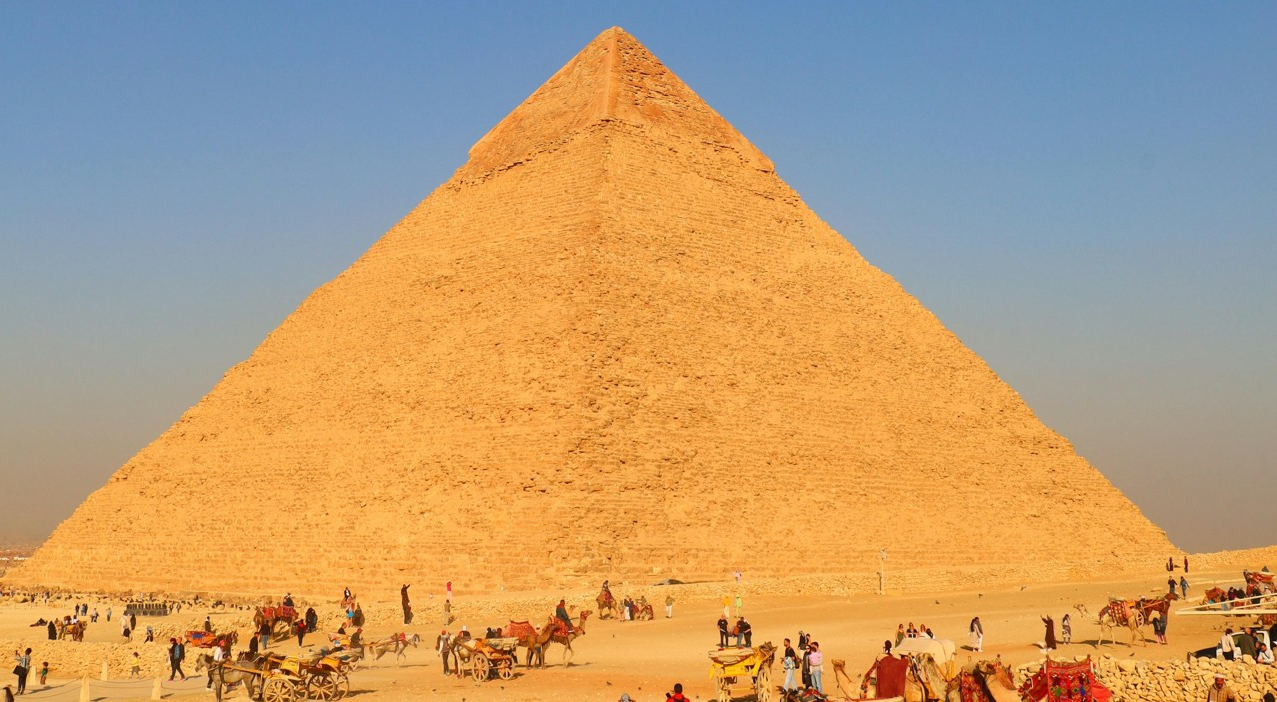
#> input picture Computer Vision CV/Day_2/Day_2_Task_1/output/flip_horizontal.png, 1277 x 702 px
$ python Day_2_Task_1.py output/flip_horizontal.png
#> lines starting #> are read from the running program, lines starting #| are printed output that depends on the picture
import cv2
from sys import argv, exit
from PIL import Image
import os
import numpy as np

def main():
    argc = len(argv)
    if argc!=2:
        print(f"Usage: python3 {argv[0]} filepath")
        exit()

    img = cv2.imread(argv[1])
#> img is the input picture: shape (702, 1277, 3); mean B, G, R 117.5, 156.7, 187.9
    height, width = img.shape[:2]
#> height = 702; width = 1277

    os.makedirs("output",exist_ok=True)

    flip1img = cv2.flip(img,1)
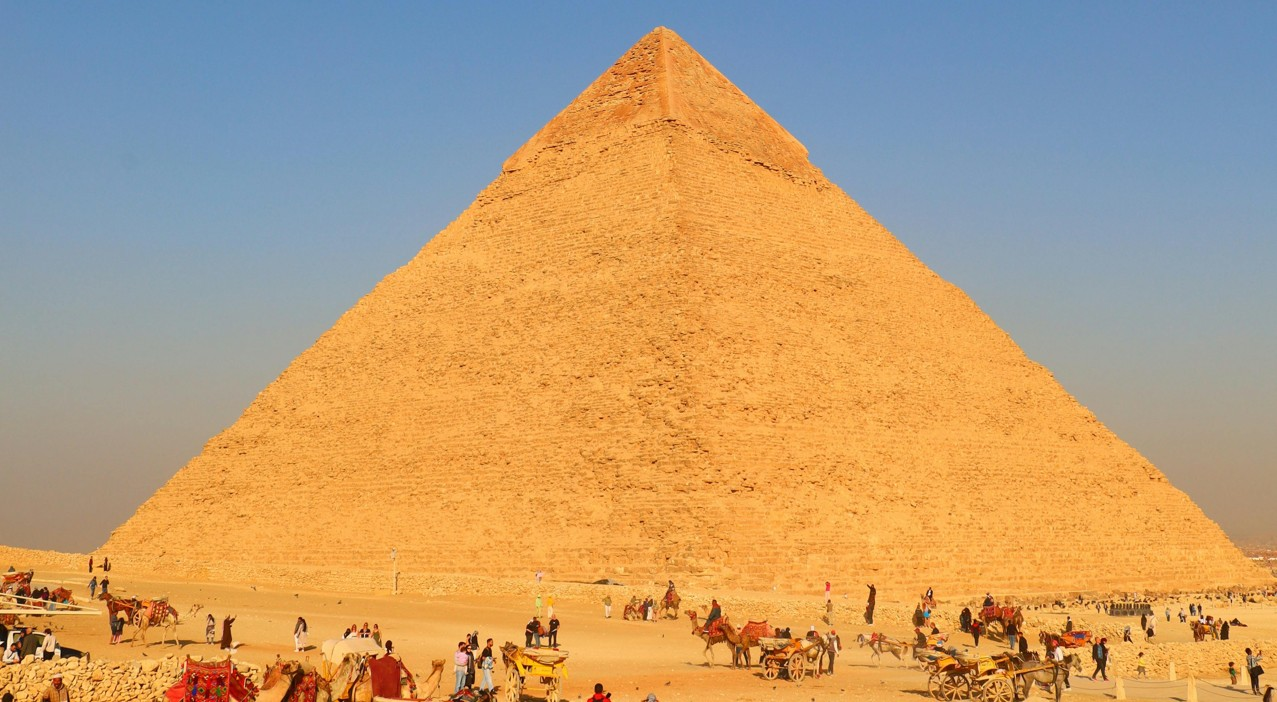
#> flip1img: shape (702, 1277, 3); mean B, G, R 117.5, 156.7, 187.9
    save(flip1img,"flip_horizontal.png")

    flip0img = cv2.flip(img,0)
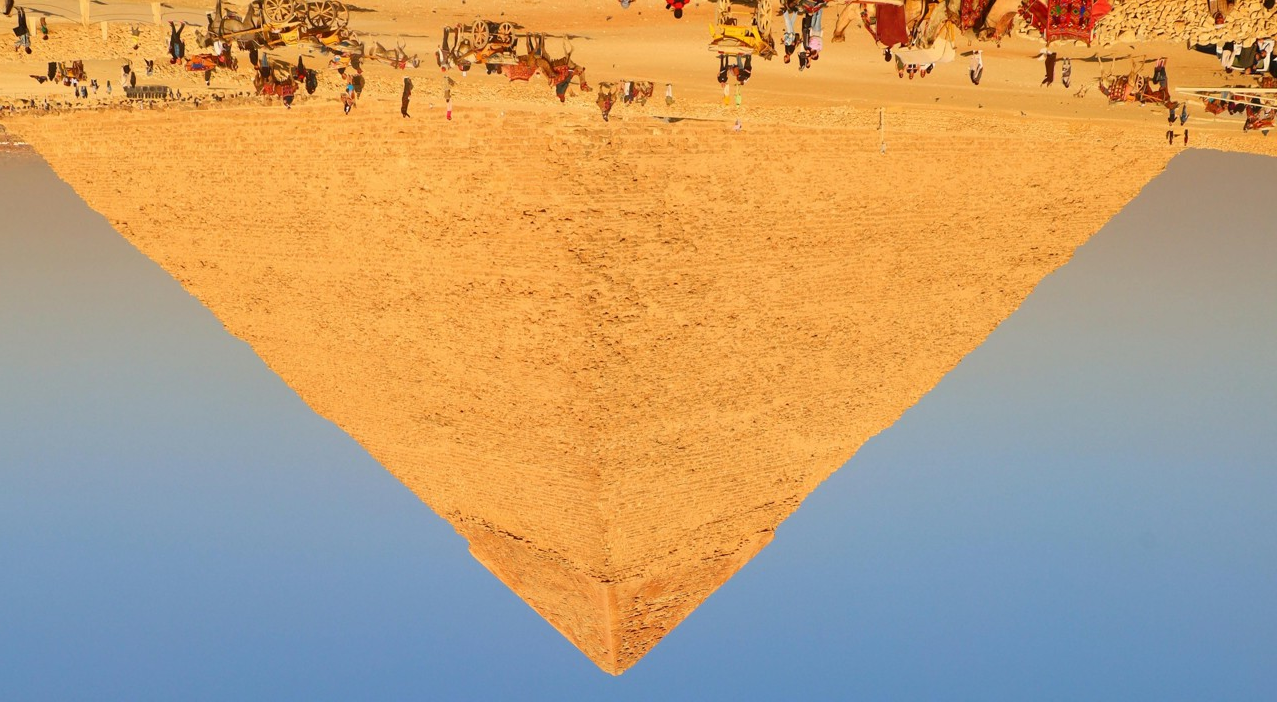
#> flip0img: shape (702, 1277, 3); mean B, G, R 117.5, 156.7, 187.9
    save(flip0img,"flip_vertical.png")

    center = (width//2,height//2)
#> center = (638, 351)
    angle = 45
    scale = 1
    rotation_matrix = cv2.getRotationMatrix2D(center,angle,scale)
    rotated = cv2.warpAffine(img,rotation_matrix,(width,height))
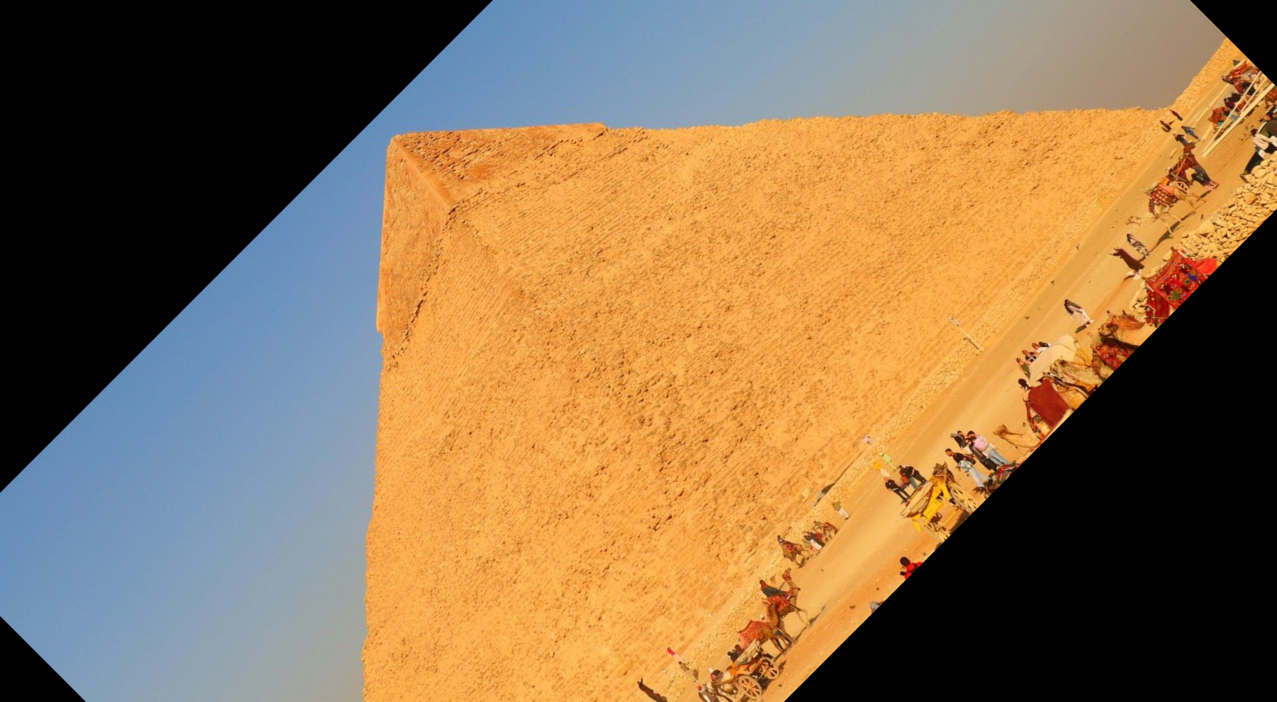
#> rotated: shape (702, 1277, 3); mean B, G, R 79.4, 113.5, 141.8
    save(rotated,"rotated.png")

    scale_factor = 1.5
    scaled = cv2.resize(img,None,fx=scale_factor,fy=scale_factor)
    start_y = (scaled.shape[0]-height)//2
#> start_y = 175
    start_x = (scaled.shape[1]-width)//2
#> start_x = 319
    zoomed = scaled[start_y:start_y+height,start_x:start_x+width]
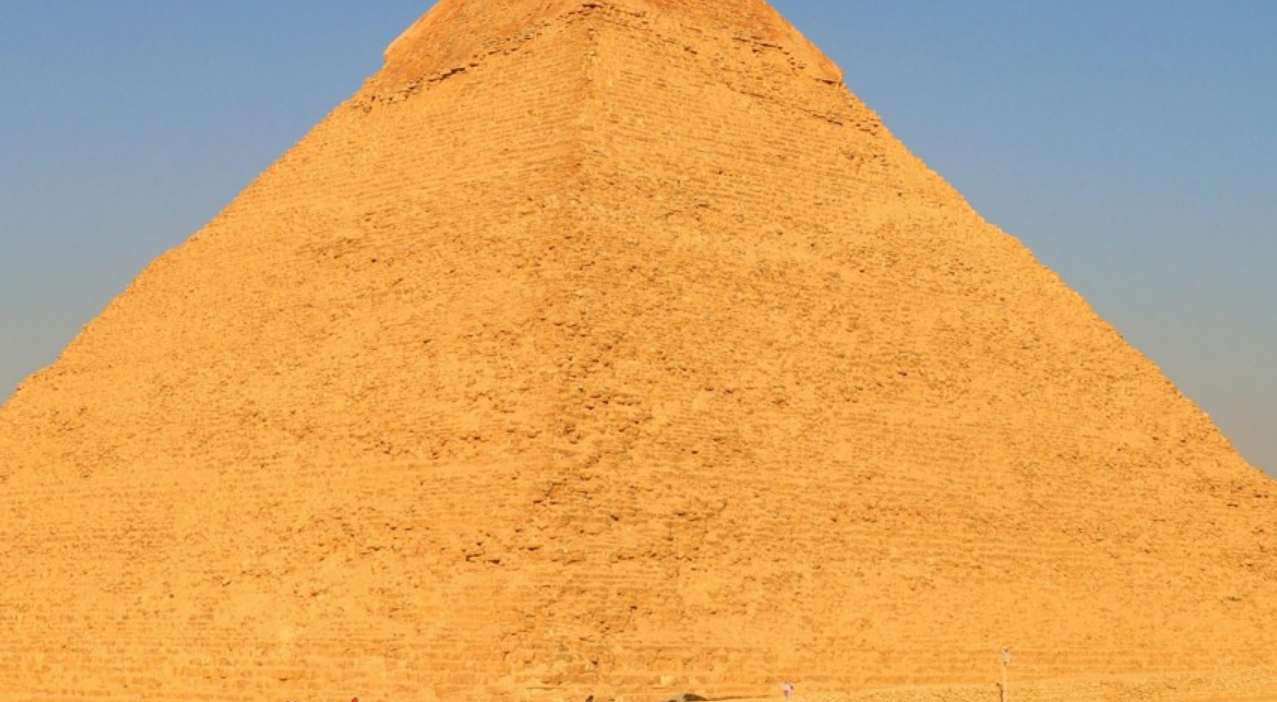
#> zoomed: shape (702, 1277, 3); mean B, G, R 98.9, 163.6, 216.4
    save(zoomed,"zoomed.png")

    mean = 0
    std = 25
    gaussian_noise = np.random.normal(mean,std,img.shape)
    noisy = np.clip(img+gaussian_noise,0,255).astype(np.uint8)
    save(noisy,"noisy.png")


def save(img,name):
    PILimg = Image.fromarray(cv2.cvtColor(img,cv2.COLOR_BGR2RGB))
    PILimg.save(os.path.join("output",name))

if __name__ == "__main__":
    main()
